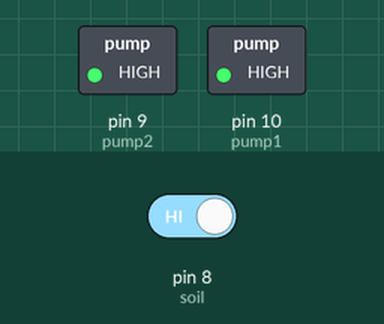
Recording of a sketch running on a simulated Arduino Uno, built with avr-gcc and run on an emulated ATmega328P. Shown: switched loads named in the sketch (green lamp = pin HIGH). Inputs (shaded band) come from the test bench; at power-on: pin 8 (soil) HIGH. What the sketch prints to the serial monitor is not drawn.

Above: at 1.2 s.
1.3 s: pin 8 (soil) driven LOW
At 2.0 s:
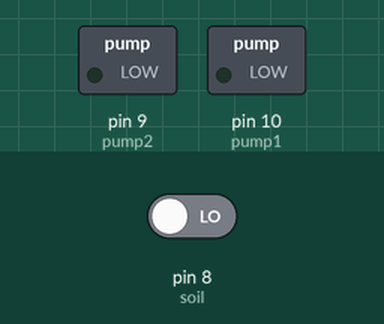
2.8 s: pin 8 (soil) driven HIGH
At 3.2 s:
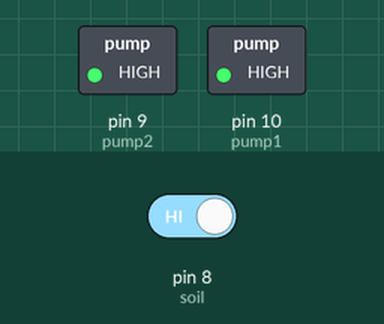
Timing chart, 0 to 5.8 s (numbered marks = the images above; inputs shaded):
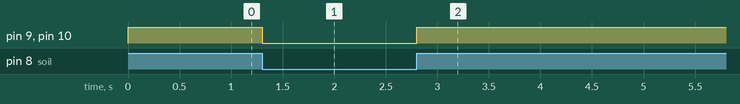

Measured:
- after the input at 1.3 s, pin 9 (pump2), pin 10 (pump1): HIGH → LOW at once
- after the input at 2.8 s, pin 9 (pump2), pin 10 (pump1): LOW → HIGH at once

The sketch:

irrigation.ino
```cpp
int soil = 8;
int pump1 = 10;
int pump2 = 9;
int value = 0;

void setup() {

pinMode(soil, INPUT);
pinMode(pump1, OUTPUT);
pinMode(pump2, OUTPUT);
Serial.begin(9600);
}


void loop() {
  value = digitalRead(soil);
  Serial.print(value);

   if (value == 0) {

    digitalWrite(pump1, LOW);
    digitalWrite(pump2, LOW);

  }
   else{
    digitalWrite(pump1, HIGH);
  digitalWrite(pump2, HIGH);
}
}
```
